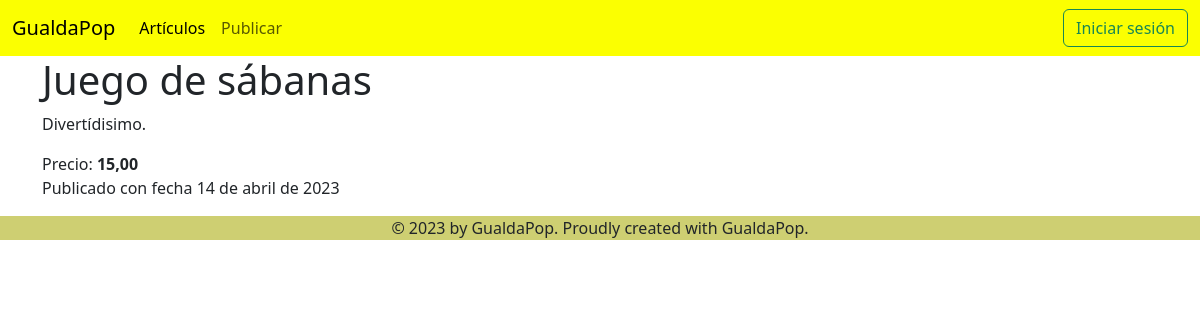
/articulos/3, run on the app's committed database.
### compraventa/models.py (models this page shows)
class Articulo(models.Model):
    nombre = models.CharField(max_length=100, blank=False, null=False)
    descripcion = models.TextField(blank=False, null=False)
    precio = models.DecimalField(max_digits=10, decimal_places=2, blank=False, null=False)
    fecha_publicacion = models.DateField(auto_now_add=True)
    vendido = models.BooleanField(default=False)
    foto = models.ImageField(upload_to='fotos', blank=True, null=True)
    vendedor = models.ForeignKey(User, on_delete=models.CASCADE, blank=True, null=True, related_name='vendedor')
    comprador = models.ForeignKey(User, on_delete=models.CASCADE, blank=True, null=True, related_name='comprador')
    def __str__(self):
        return self.nombre

### compraventa/views.py (the view)
# urls.py: path('articulos/<int:id>', detalle_articulo, name='detalle_articulo'),
def detalle_articulo(request, id):
    articulo = Articulo.objects.get(pk=id)
    return render(request, 'compraventa/detalle_articulo.html', {'articulo': articulo})

### compraventa/templates/compraventa/detalle_articulo.html (shortened to what this page needs)
{% extends 'base.html' %}
{% block contenido %}
    <main class="container">
        <h1>{{ articulo.nombre }}</h1>
        <p>{{ articulo.descripcion }}</p>
        Precio: <strong>{{ articulo.precio }}</strong>
        <p>Publicado con fecha {{ articulo.fecha_publicacion }}</p>
    </main>
{% endblock %}

### data on the page
Articulo: nombre "Juego de sábanas", descripcion "Divertídisimo.", precio "15,00", fecha_publicacion "14 de abril de 2023"
